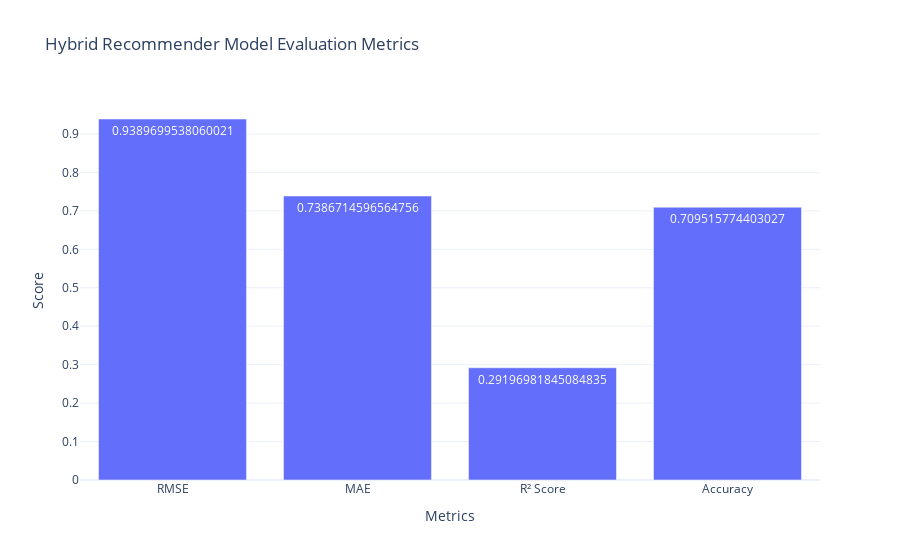
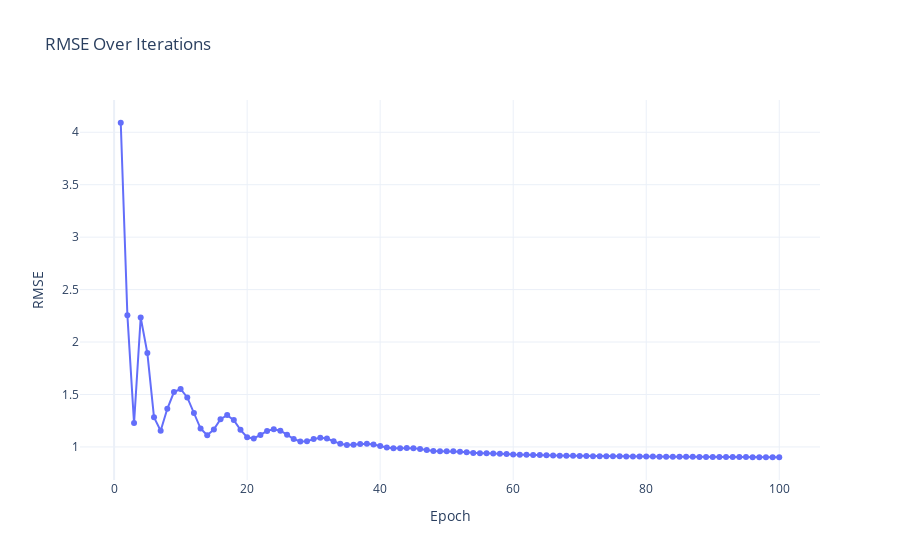

The notebook cell these images were saved under, in order:
### Code cell
import pandas as pd
import torch
import torch.nn as nn
import torch.optim as optim
from sklearn.model_selection import train_test_split
from sklearn.metrics import mean_squared_error, mean_absolute_error, r2_score, accuracy_score
import numpy as np
import plotly.graph_objects as go

# Define the hybrid recommender model
class HybridRecommender(nn.Module):
    def __init__(self, num_users, num_movies, num_genres, num_sentiments, embedding_dim):
        super(HybridRecommender, self).__init__()
        self.user_embedding = nn.Embedding(num_users, embedding_dim)
        self.movie_embedding = nn.Embedding(num_movies, embedding_dim)
        self.genre_embedding = nn.Embedding(num_genres, embedding_dim)
        self.sentiment_embedding = nn.Embedding(num_sentiments, embedding_dim)
        self.fc1 = nn.Linear(embedding_dim * 4, 128)
        self.fc2 = nn.Linear(128, 1)
    
    def forward(self, user, movie, genre, sentiment):
        user_emb = self.user_embedding(user)
        movie_emb = self.movie_embedding(movie)
        genre_emb = self.genre_embedding(genre)
        sentiment_emb = self.sentiment_embedding(sentiment)
        x = torch.cat([user_emb, movie_emb, genre_emb, sentiment_emb], dim=-1)
        x = torch.relu(self.fc1(x))
        x = self.fc2(x)
        return x

# Load the merged dataset
merged_data = pd.read_csv('/Users/salmanmohamm3d/Desktop/Sem 3/Social M A/Final Project/merged_data_1.csv')

# Check if user_id and movie_id are within the range
print("Max user_id:", merged_data['user_id'].max())
print("Max movie_id:", merged_data['movie_id'].max())

# Convert genres to a single categorical feature
genre_columns = ['Action', 'Adventure', 'Animation', "Children's", 'Comedy', 'Crime', 'Documentary', 'Drama', 'Fantasy', 'Film-Noir', 'Horror', 'Musical', 'Mystery', 'Romance', 'Sci-Fi', 'Thriller', 'War', 'Western']
merged_data['genre'] = merged_data[genre_columns].idxmax(axis=1)

# Encode categorical variables
merged_data['genre'] = merged_data['genre'].astype('category').cat.codes
merged_data['user_id'] = merged_data['user_id'].astype('category').cat.codes
merged_data['movie_id'] = merged_data['movie_id'].astype('category').cat.codes

# Prepare the feature matrix (X) and target vector (y)
X = merged_data[['user_id', 'movie_id', 'genre', 'average_sentiment_score_x']]
y = merged_data['rating']

# Split the data into training and testing sets
X_train, X_test, y_train, y_test = train_test_split(X, y, test_size=0.2, random_state=42)

# Convert data to PyTorch tensors
X_train_tensor = torch.tensor(X_train.values, dtype=torch.long)
y_train_tensor = torch.tensor(y_train.values, dtype=torch.float32)
X_test_tensor = torch.tensor(X_test.values, dtype=torch.long)
y_test_tensor = torch.tensor(y_test.values, dtype=torch.float32)

# Define the model, loss function, and optimizer
num_users = merged_data['user_id'].nunique()
num_movies = merged_data['movie_id'].nunique()
num_genres = merged_data['genre'].nunique()
num_sentiments = int(merged_data['average_sentiment_score_x'].max()) + 1  # Assuming sentiment scores are integers
embedding_dim = 50

model = HybridRecommender(num_users, num_movies, num_genres, num_sentiments, embedding_dim)
criterion = nn.MSELoss()
optimizer = optim.Adam(model.parameters(), lr=0.01)

# Training loop
num_epochs = 100
rmse_over_time = []
for epoch in range(num_epochs):
    model.train()
    optimizer.zero_grad()
    
    user = X_train_tensor[:, 0]
    movie = X_train_tensor[:, 1]
    genre = X_train_tensor[:, 2]
    sentiment = X_train_tensor[:, 3].long()
    
    predictions = model(user, movie, genre, sentiment).squeeze()
    loss = criterion(predictions, y_train_tensor)
    
    loss.backward()
    optimizer.step()
    
    # Calculate RMSE for the current epoch
    rmse_epoch = np.sqrt(mean_squared_error(y_train_tensor.cpu().numpy(), predictions.detach().cpu().numpy()))
    rmse_over_time.append(rmse_epoch)
    
    print(f'Epoch {epoch+1}/{num_epochs}, Loss: {loss.item():.4f}, RMSE: {rmse_epoch:.4f}')

# Evaluate the model
model.eval()
with torch.no_grad():
    user_test = X_test_tensor[:, 0]
    movie_test = X_test_tensor[:, 1]
    genre_test = X_test_tensor[:, 2]
    sentiment_test = X_test_tensor[:, 3].long()
    
    test_predictions = model(user_test, movie_test, genre_test, sentiment_test).squeeze()

# Convert predictions to binary labels (e.g., positive sentiment if rating >= 3.5)
threshold = 3.5
y_test_binary = (y_test > threshold).astype(int).values
test_predictions_binary = (test_predictions.cpu().numpy() > threshold).astype(int)

# Calculate RMSE and MAE
rmse = np.sqrt(mean_squared_error(y_test, test_predictions.cpu().numpy()))
mae = mean_absolute_error(y_test, test_predictions.cpu().numpy())

# Calculate R² and Accuracy
r2_score2 = r2_score(y_test, test_predictions.cpu().numpy())
accuracy2 = accuracy_score(y_test_binary, test_predictions_binary)

print(f"RMSE: {rmse:.4f}")
print(f"MAE: {mae:.4f}")
print(f"R² Score: {r2_score2:.4f}")
print(f"Accuracy: {accuracy2:.4f}")

# Visualize the metrics using Plotly
metrics = {
    'Metric': ['RMSE', 'MAE', 'R² Score', 'Accuracy'],
    'Score': [rmse, mae, r2_score2, accuracy2]
}

metrics_df = pd.DataFrame(metrics)

# Create the bar chart for metrics
fig_metrics = go.Figure()

fig_metrics.add_trace(go.Bar(
    x=metrics_df['Metric'],
    y=metrics_df['Score'],
    text=metrics_df['Score'],
    textposition='auto',
    name='Model Metrics'
))

# Customize the layout for metrics chart
fig_metrics.update_layout(
    title="Hybrid Recommender Model Evaluation Metrics",
    xaxis_title="Metrics",
    yaxis_title="Score",
    template="plotly_white"
)

# Show the metrics plot
fig_metrics.show()

# Visualize RMSE over iterations using Plotly
fig_rmse = go.Figure()

fig_rmse.add_trace(go.Scatter(
    x=list(range(1, num_epochs + 1)),
    y=rmse_over_time,
    mode='lines+markers',
    name='RMSE Over Time'
))

# Customize the layout for RMSE chart
fig_rmse.update_layout(
    title="RMSE Over Iterations",
    xaxis_title="Epoch",
    yaxis_title="RMSE",
    template="plotly_white"
)

# Show the RMSE plot
fig_rmse.show()

### Figure 1 — Plotly figure (JSON) as saved in the notebook; plotly's stock layout.template omitted (floating-point values rounded to 4 significant figures)
{"data": [{"name": "Model Metrics", "text": [0.939, 0.7387, 0.292, 0.7095], "textposition": "auto", "type": "bar", "x": ["RMSE", "MAE", "R² Score", "Accuracy"], "y": [0.939, 0.7387, 0.292, 0.7095]}], "layout": {"autosize": true, "title": {"text": "Hybrid Recommender Model Evaluation Metrics"}, "xaxis": {"autorange": true, "range": [-0.5, 3.5], "title": {"text": "Metrics"}, "type": "category"}, "yaxis": {"autorange": true, "range": [0, 0.9884], "title": {"text": "Score"}, "type": "linear"}}}

### Figure 2 — Plotly figure (JSON) as saved in the notebook; plotly's stock layout.template omitted (floating-point values rounded to 4 significant figures)
{"data": [{"mode": "lines+markers", "name": "RMSE Over Time", "type": "scatter", "x": [1, 2, 3, 4, 5, 6, 7, 8, 9, 10, 11, 12, 13, 14, 15, 16, 17, 18, 19, 20, 21, 22, 23, 24, 25, 26, 27, 28, 29, 30, 31, 32, 33, 34, 35, 36, 37, 38, 39, 40, 41, 42, 43, 44, 45, 46, 47, 48, 49, 50, 51, 52, 53, 54, 55, 56, 57, 58, 59, 60, 61, 62, 63, 64, 65, 66, 67, 68, 69, 70, 71, 72, 73, 74, 75, 76, 77, 78, 79, 80, 81, 82, 83, 84, 85, 86, 87, 88, 89, 90, 91, 92, 93, 94, 95, 96, 97, 98, 99, 100], "y": [4.091, 2.254, 1.227, 2.234, 1.895, 1.282, 1.154, 1.364, 1.523, 1.552, 1.471, 1.324, 1.175, 1.111, 1.167, 1.265, 1.303, 1.256, 1.163, 1.092, 1.081, 1.114, 1.153, 1.169, 1.154, 1.116, 1.075, 1.051, 1.055, 1.075, 1.087, 1.079, 1.055, 1.029, 1.018, 1.02, 1.028, 1.031, 1.023, 1.009, 0.994, 0.9867, 0.9873, 0.9901, 0.9885, 0.9805, 0.9698, 0.9622, 0.9596, 0.9599, 0.9589, 0.9547, 0.9483, 0.9424, 0.9393, 0.9386, 0.938, 0.9356, 0.9315, 0.9277, 0.9255, 0.9248, 0.9242, 0.9226, 0.9202, 0.9179, 0.9166, 0.9161, 0.9157, 0.9147, 0.9132, 0.9119, 0.9113, 0.9111, 0.9107, 0.91, 0.9091, 0.9084, 0.9081, 0.9079, 0.9076, 0.907, 0.9064, 0.9061, 0.9059, 0.9057, 0.9053, 0.9049, 0.9045, 0.9043, 0.9041, 0.9038, 0.9035, 0.9031, 0.9029, 0.9027, 0.9024, 0.9021, 0.9018, 0.9016]}], "layout": {"autosize": true, "title": {"text": "RMSE Over Iterations"}, "xaxis": {"autorange": true, "range": [-4.994, 106.0], "title": {"text": "Epoch"}, "type": "linear"}, "yaxis": {"autorange": true, "range": [0.6384, 4.354], "title": {"text": "RMSE"}, "type": "linear"}}}
